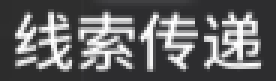
#> input picture imgReco/img/clue/exchange.png, 92 x 27 px (shown 3 times larger)
$ python -i imgops.py   (imports and definitions only)
#> lines starting #> are read from the running program, lines starting #| are printed output that depends on the picture; after the words box and inside, x2 and y2 are one past the last pixel; in counts of white or black regions, pixels touching at a corner belong together
#> further down, picture is the input picture: PIL image 92x27 RGB; mean R, G, B 99.9, 99.9, 100.9
from functools import reduce

import cv2 as cv
import numpy as np
from PIL import Image


# [16 lines left out: functions enhance_contrast, clear_background, not called in this run]


def image_threshold_mat2img(mat, threshold=127):
    """
    threshold filter on L channel
    :param threshold: negative value means inverted output
    """
#> called with threshold = 127
    if threshold < 0:
        resultmat = mat <= -threshold
    else:
        resultmat = mat >= threshold
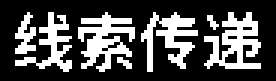
#> resultmat: shape (27, 92) bool (shown 3 times larger); 30.2% white in thin lines or dots, all inside (x1, y1, x2, y2) = (5, 4, 87, 24)
    lut = np.zeros(256, dtype=np.uint8)
    lut[1:] = 255
    return Image.fromarray(lut[resultmat.astype(np.uint8)], 'L').convert('1')


def image_threshold(image, threshold=127):
    """
    threshold filter on L channel
    :param threshold: negative value means inverted output
    """
    grayimg = image.convert('L')
    mat = np.asarray(grayimg)
    return image_threshold_mat2img(mat, threshold)


def crop_blackedge(numimg, value_threshold=127):
    if numimg.width == 0 or numimg.height == 0:
        return None
    thimg = image_threshold(numimg, value_threshold)
    return numimg.crop(thimg.getbbox())
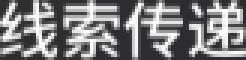
#> returned value: PIL image 82x20 RGB (shown 3 times larger); mean R, G, B 127.3, 127.3, 128.1


# [61 lines left out: functions crop_blackedge2, scalecrop, compare_mse, not called in this run]


def scale_to_height(img, height, algo=Image.BILINEAR):
    scale = height / img.height
    return img.resize((int(img.width * scale), height), algo)


# [82 lines left out: functions compare_ccoeff, uniform_size, invert_color, match_template, find_homography, _find_homography_test, not called in this run]

>>> from PIL import Image
>>> picture = Image.open('img/clue/exchange.png')
>>> result = crop_blackedge(picture)
